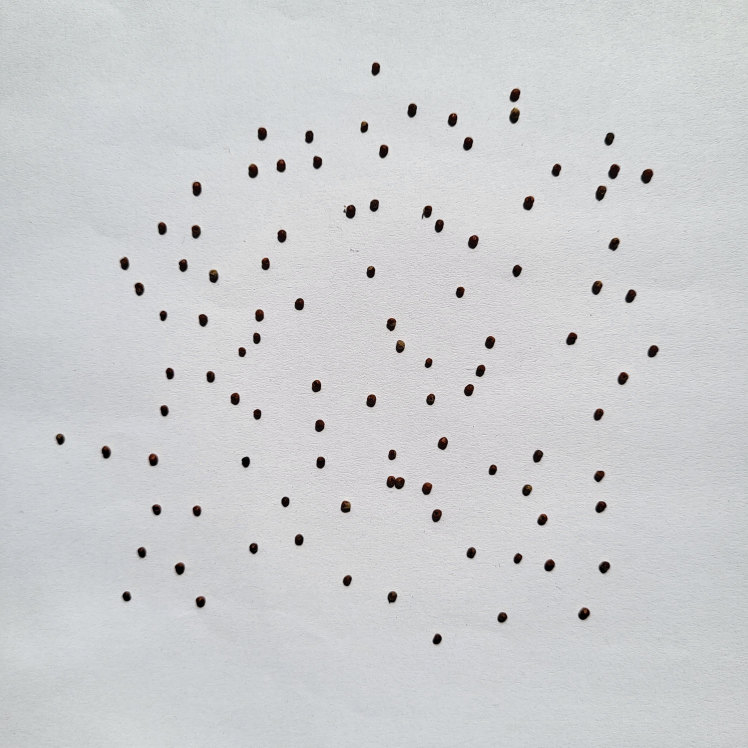
#> input picture uploads/Ragi_Count_Pic.jpg, 2992 x 2992 px (shown at 1/4 size)
$ python -i rice_count.py   (imports and definitions only)
#> lines starting #> are read from the running program, lines starting #| are printed output that depends on the picture; after the words box and inside, x2 and y2 are one past the last pixel; in counts of white or black regions, pixels touching at a corner belong together
import cv2
import numpy as np

def count_rice_seeds(image_path):
#> called with image_path = 'uploads/Ragi_Count_Pic.jpg'
    image = cv2.imread(image_path)
#> image is the input picture: shape (2992, 2992, 3); mean B, G, R 208, 205.9, 204.4
    gray = cv2.cvtColor(image, cv2.COLOR_BGR2GRAY)
    blurred = cv2.GaussianBlur(gray, (5, 5), 0)
    _, binary = cv2.threshold(blurred, 0, 255, cv2.THRESH_BINARY_INV + cv2.THRESH_OTSU)
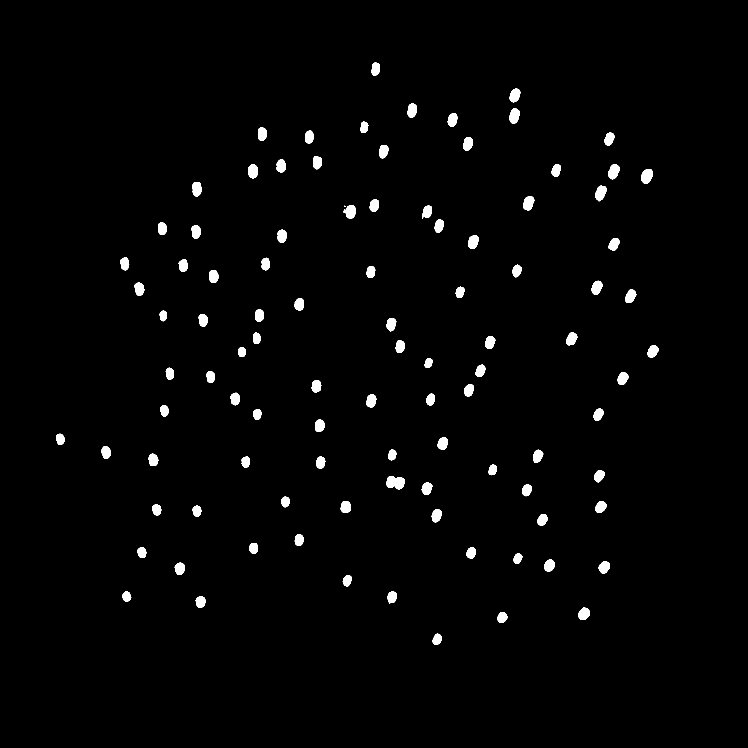
#> binary: shape (2992, 2992) (shown at 1/4 size); 1.6% white; 100 white regions (1 under 20 px), largest, box (x1, y1, x2, y2) and area: (1546, 1904, 1619, 1957) 2886, (2564, 677, 2612, 735) 2081, (2433, 657, 2479, 717) 1944

    kernel = np.ones((5, 5), np.uint8)
    binary = cv2.morphologyEx(binary, cv2.MORPH_CLOSE, kernel, iterations=2)
#> binary: shape (2992, 2992); 1.6% white; 100 white regions (1 under 20 px)

    contours, _ = cv2.findContours(binary, cv2.RETR_EXTERNAL, cv2.CHAIN_APPROX_SIMPLE)
#> contours = 100 contours, 1 with area under 20; largest, box (x1, y1, x2, y2) and area: (1546, 1904, 1619, 1957) 2836, (2564, 677, 2612, 735) 2006, (2433, 657, 2479, 717) 1872, (2383, 743, 2426, 805) 1830, (2092, 785, 2137, 842) 1794

    # Filter based on area (Rice specific values)
    lowest_area = 2891
    highest_area = 9258
    filtered_contours = [c for c in contours if lowest_area <= cv2.contourArea(c) <= highest_area]
#> filtered_contours = []

    # Draw bounding rectangles on detected seeds
    for contour in contours:
        (x, y, w, h) = cv2.boundingRect(contour)
        cv2.rectangle(image, (x, y), (x + w, y + h), (0, 0, 255), 2)  # Red box
#> this loop made 100 passes
#> (x, y, w, h) on passes 1 to 12: (1730, 2535, 37, 43), (1990, 2449, 39, 42), (2313, 2431, 46, 49), (783, 2386, 39, 45), (1550, 2366, 38, 48), (489, 2366, 36, 40), (1371, 2301, 36, 44), (699, 2251, 40, 49), (2395, 2246, 45, 49), (2177, 2238, 42, 48), (2054, 2212, 35, 43), (1866, 2189, 38, 45)
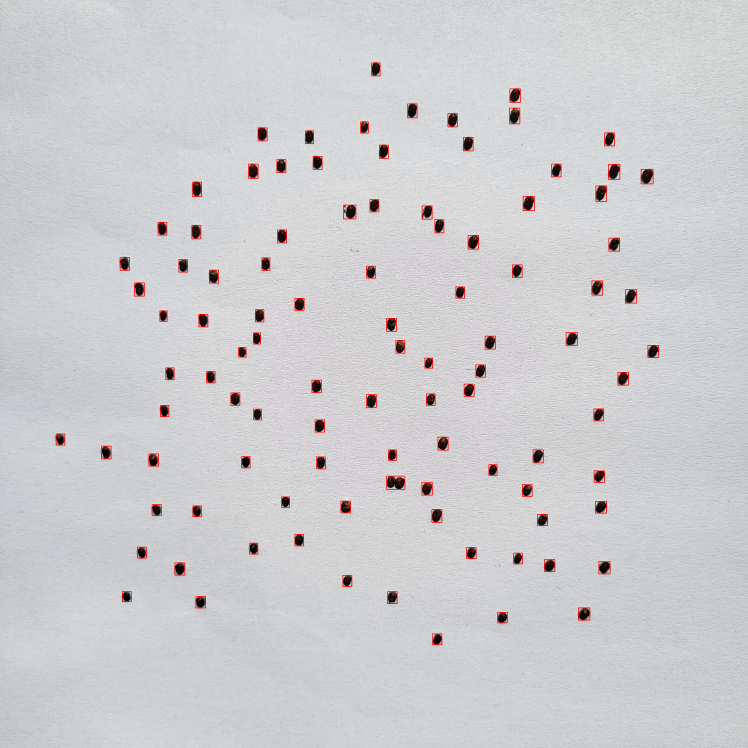
#> image: shape (2992, 2992, 3) (shown at 1/4 size); mean B, G, R 206.9, 204.9, 204.8

    return len(contours), image  # Return count and processed image

>>> result = count_rice_seeds('uploads/Ragi_Count_Pic.jpg')

$ run again, on uploads/Rice_Count_Pic.jpg
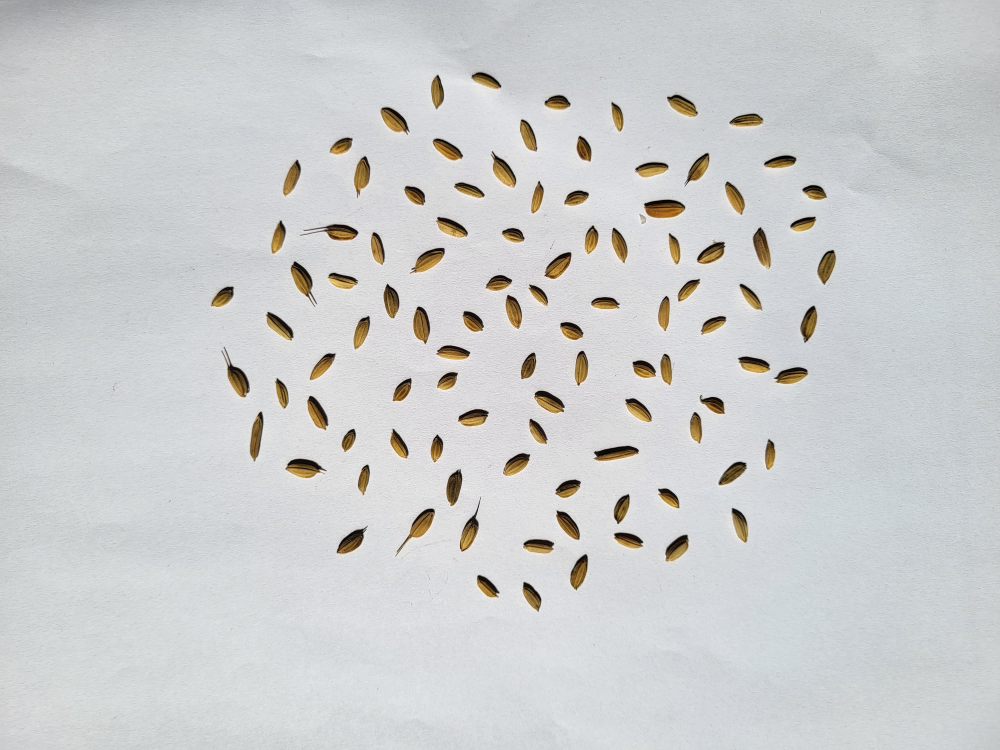
#> input picture uploads/Rice_Count_Pic.jpg, 4000 x 3000 px (shown at 1/4 size)
#> in count_rice_seeds, image is the input picture: shape (3000, 4000, 3); mean B, G, R 206.1, 205.7, 204.3
#> in count_rice_seeds, `binary = cv2.morphologyEx(binary, cv2.MORPH_CLOSE, kernel, iterations=2)`:
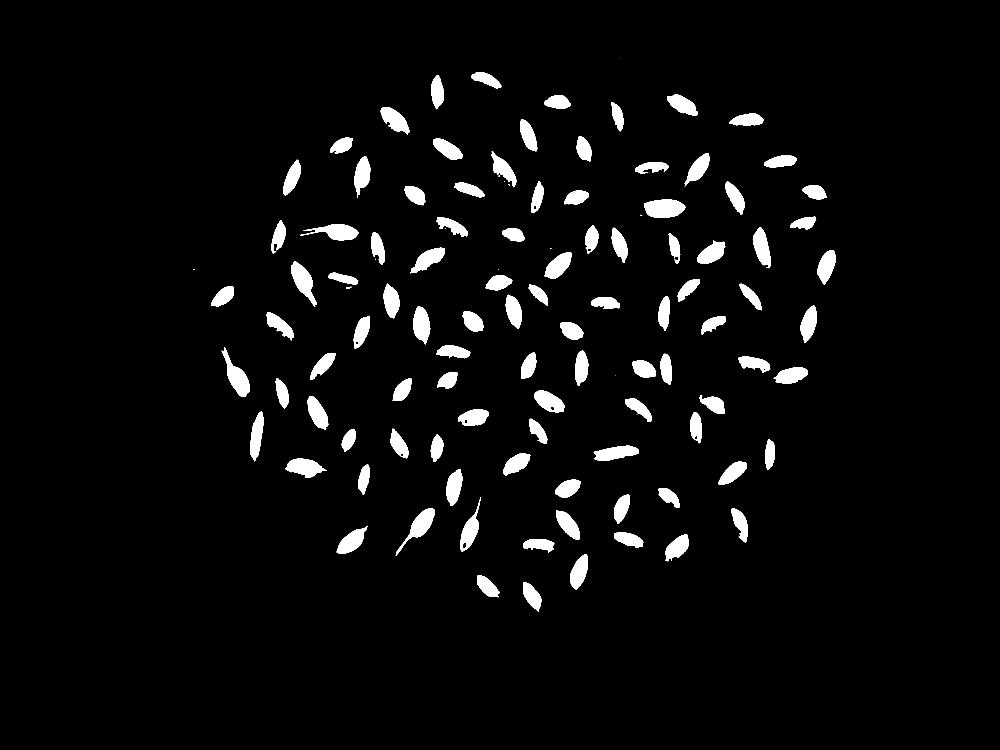
#> binary: shape (3000, 4000) (shown at 1/4 size); 4.2% white; 114 white regions (12 under 20 px)
#> contours = 114 contours, 13 with area under 20; largest, box (x1, y1, x2, y2) and area: (2576, 798, 2741, 871) 9258, (887, 1388, 998, 1588) 8168, (1164, 1046, 1268, 1228) 7928, (1583, 2034, 1739, 2224) 7554, (1201, 897, 1434, 961) 7354
#> filtered_contours = 100 contours; largest, box (x1, y1, x2, y2) and area: (2576, 798, 2741, 871) 9258, (887, 1388, 998, 1588) 8168, (1164, 1046, 1268, 1228) 7928, (1583, 2034, 1739, 2224) 7554, (1201, 897, 1434, 961) 7354
#> the loop in count_rice_seeds, `for contour in contours:` made 114 passes
#> (x, y, w, h) on passes 1 to 8: (2092, 2328, 73, 118), (1908, 2300, 90, 89), (2281, 2216, 70, 144), (2093, 2156, 124, 54), (2662, 2139, 92, 106), (2456, 2130, 117, 61), (1347, 2103, 123, 111), (2225, 2041, 94, 118)
#> after the loop in count_rice_seeds, `for contour in contours:`:
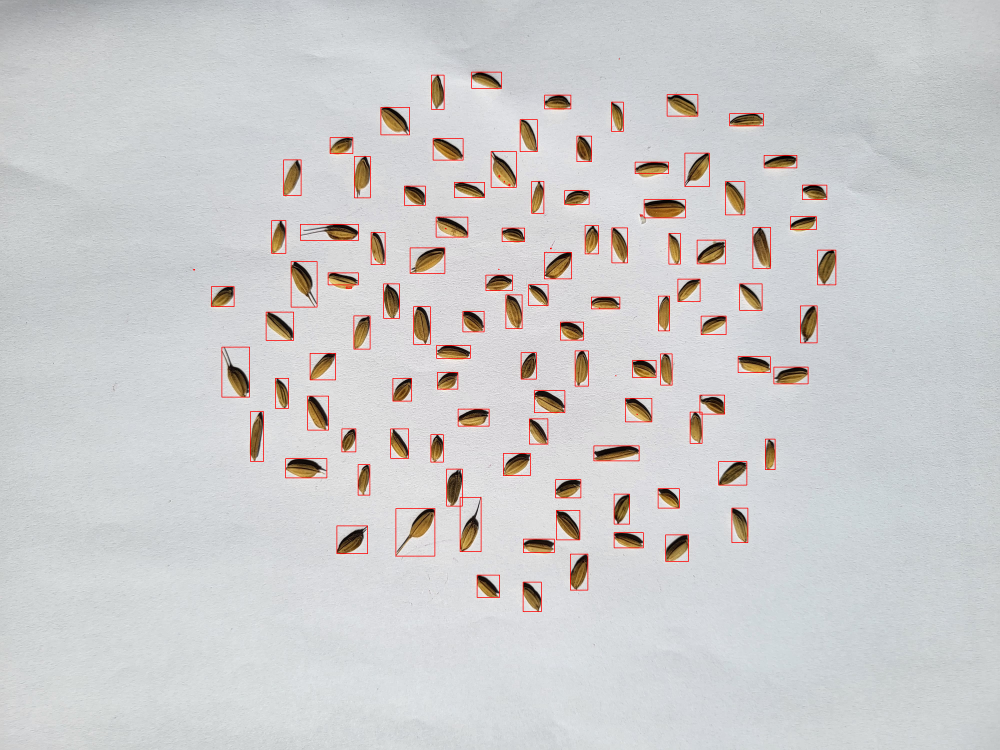
#> image: shape (3000, 4000, 3) (shown at 1/4 size); mean B, G, R 204.2, 203.7, 204.7
